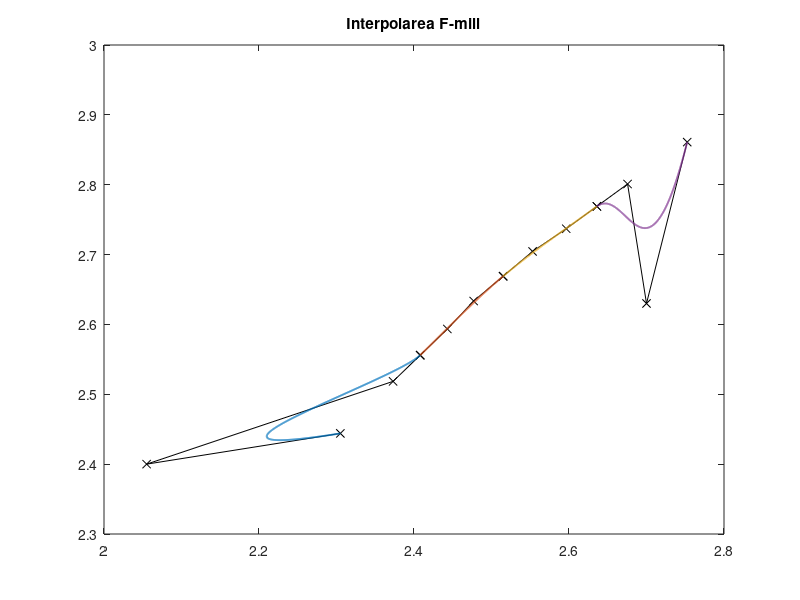

Write the MATLAB code that produced this figure.
clear;
figure;
p = [2.305 2.408 2.515 2.636 2.7525; 2.444 2.556 2.669 2.769 2.861];
a = 2.055;
e = 2.4;
c = 2.7;
d = 2.630;
n=max(size(p));
l=zeros(2,n-2);
for j=1:(n-2)
l(:,j) = p(:,j+2) - p(:,j);
end
ultim=3*(n-1)+1;
b= ones(2,ultim);
b(:,1) = p(:,1);
b(:,2) = [a;e];
b(:,3) = p(:,2)-(1/6)*l(:,1);
for k=1:(n-3)
b(:,3*k+1) = p(:,k+1);
b(:,3*k+2) = p(:,k+1) + (1/6) *l(:,k);
b(:,3*k+3) = p(:,k+2) - (1/6) *l(:,k+1);
end
b(:,3*(n-2)+1) = p(:,n-1);
b(:,3*(n-2)+2) = p(:,n-1) + (1/6) *l(:,n-2);
b(:,3*(n-2)+3) = [c,d];
b(:,ultim) = p(:,n);
i=1;
nr=1;
ng=floor(ultim/4)+1;
while nr<=ng
plot(b(1,i:i+3), b(2,i:i+3),'kx-');
hold on;
nr=nr+1;
i=i+3;
end
t=0:.001:1; %parametrul
B0=(1-t).^3;
B1=3.*(1-t).^2.*t;
B2=3.*(1-t).*t.^2;
B3=t.^3;
B=[B0;B1;B2;B3];
m=length(t);
x=zeros(2,m);
i=1;
nr=1;
while nr<=ng
x=b(:,i:i+3)*B;
plot(x(1,:),x(2,:),'LineWidth',1.3);
nr=nr+1;
i=i+3;
end
for k=l:ng
end
hold off
title('Interpolarea F-mill');
